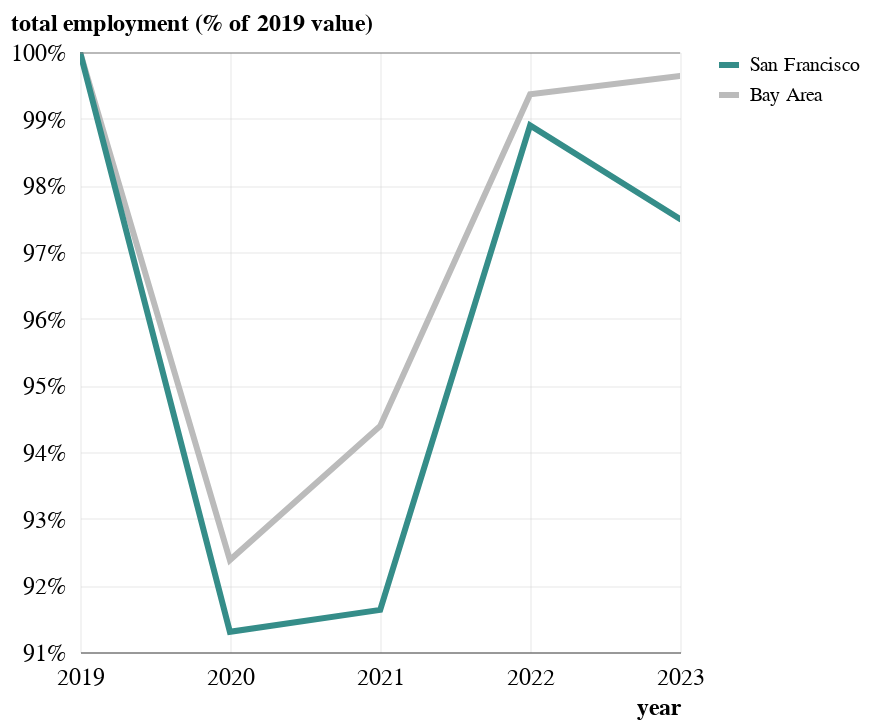

The code cell stored with this chart in its notebook:
### Code cell
employment_2019norm_df, employment_2019norm_chart = line_plot_normalized(
    annual_total_df.filter(pl.col("year") > 2018),
    x="year",
    y="employment",
    color=alt.Color("geography").scale(
        domain=["San Francisco", "Bay Area"],
        range=color_sf_bayarea,
    ),
    title="total employment",
    tooltip=["year", "geography", "employment"],
    norm_x_value=2019,
)
employment_2019norm_df.write_csv("output/data/employment-2019norm.csv")
employment_2019norm_chart.save("output/Links/employment-2019norm.png")
employment_2019norm_chart.properties(width="container").save(
    "output/Links/employment-2019norm.html"
)
employment_2019norm_chart

### Figure 1 — Vega-Lite specification as saved in the notebook (floating-point values rounded to 4 significant figures)
{"config": {"font": "Libre Franklin", "axis": {"labelAngle": 0, "labelFlush": false, "labelFontSize": 12, "titleFontSize": 12, "tickWidth": 0, "gridWidth": 0.25, "gridColor": "#cccccc"}, "axisX": {"domainWidth": 0.5, "domainColor": "#3e3e3e", "titleAlign": "right", "titleAnchor": "end"}, "axisY": {"domain": false, "titleAlign": "left", "titleAnchor": "end", "titleAngle": 0, "titlePadding": 0, "titleY": -8}, "line": {"strokeWidth": 3, "strokeCap": "round"}, "legend": {"title": null}, "view": {"stroke": null}}, "layer": [{"data": {"name": "data-ffd57c96f4d97101ba90642a4c2ff477"}, "mark": {"type": "line"}, "encoding": {"color": {"field": "geography", "scale": {"domain": ["San Francisco", "Bay Area"], "range": ["#358d89", "#bbbbbb"]}, "type": "nominal"}, "tooltip": [{"field": "year", "type": "quantitative"}, {"field": "geography", "type": "nominal"}, {"field": "employment", "type": "quantitative"}], "x": {"field": "date", "title": "year", "type": "temporal"}, "y": {"axis": {"format": "%"}, "field": "employment (% of 2019 value)", "scale": {"zero": false}, "title": "total employment (% of 2019 value)", "type": "quantitative"}}, "name": "view_20"}, {"data": {"name": "data-96c948f4821785996b46a14e00a9cafc"}, "mark": {"type": "rule", "color": "grey", "opacity": 0.5, "strokeWidth": 2}, "encoding": {"x": {"field": "date", "title": "year", "type": "temporal"}}}, {"data": {"name": "data-4e4c53152c82e5e57d6e8d564f8bf747"}, "mark": {"type": "rule", "color": "grey", "opacity": 0.5, "strokeWidth": 2}, "encoding": {"y": {"field": "employment (% of 2019 value)", "type": "quantitative"}}}], "params": [{"name": "param_51", "select": {"type": "interval", "encodings": ["x", "y"]}, "bind": "scales", "views": ["view_20"]}], "$schema": "https://vega.github.io/schema/vega-lite/v5.20.1.json", "datasets": {"data-ffd57c96f4d97101ba90642a4c2ff477": [{"year": 2019, "geography": "Bay Area", "employment": 4063000.0, "employment (% of 2019 value)": 1.0, "date": "2019-01-01T00:00:00"}, {"year": 2019, "geography": "San Francisco", "employment": 762800.0, "employment (% of 2019 value)": 1.0, "date": "2019-01-01T00:00:00"}, {"year": 2020, "geography": "Bay Area", "employment": 3754000.0, "employment (% of 2019 value)": 0.9238, "date": "2020-01-01T00:00:00"}, {"year": 2020, "geography": "San Francisco", "employment": 696500.0, "employment (% of 2019 value)": 0.913, "date": "2020-01-01T00:00:00"}, {"year": 2021, "geography": "Bay Area", "employment": 3835000.0, "employment (% of 2019 value)": 0.9439, "date": "2021-01-01T00:00:00"}, {"year": 2021, "geography": "San Francisco", "employment": 699000.0, "employment (% of 2019 value)": 0.9163, "date": "2021-01-01T00:00:00"}, {"year": 2022, "geography": "Bay Area", "employment": 4037000.0, "employment (% of 2019 value)": 0.9937, "date": "2022-01-01T00:00:00"}, {"year": 2022, "geography": "San Francisco", "employment": 754400.0, "employment (% of 2019 value)": 0.989, "date": "2022-01-01T00:00:00"}, {"year": 2023, "geography": "Bay Area", "employment": 4049000.0, "employment (% of 2019 value)": 0.9964, "date": "2023-01-01T00:00:00"}, {"year": 2023, "geography": "San Francisco", "employment": 743700.0, "employment (% of 2019 value)": 0.975, "date": "2023-01-01T00:00:00"}], "data-96c948f4821785996b46a14e00a9cafc": [{"year": 2019}], "data-4e4c53152c82e5e57d6e8d564f8bf747": [{"employment (% of 2019 value)": 1}]}}
